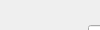
             <widget class="QWidget" name="toolBoxPage2">
              <property name="geometry">
               <rect>
                <x>0</x>
                <y>0</y>
                <width>100</width>
                <height>30</height>
               </rect>
              </property>
              <attribute name="label">
               <string>EL-60</string>
              </attribute>
              <widget class="QWidget" name="layoutWidget">
               <property name="geometry">
                <rect>
                 <x>12</x>
                 <y>2</y>
                 <width>271</width>
                 <height>67</height>
                </rect>
               </property>
               <layout class="QHBoxLayout" name="horizontalLayout_5">
                <item>
                 <layout class="QHBoxLayout" name="horizontalLayout_4">
                  <item>
                   <widget class="QLabel" name="label_57">
                    <property name="text">
                     <string>Нагрузка, Вт</string>
                    </property>
                   </widget>
                  </item>
                  <item>
                   <widget class="QSpinBox" name="modbus_curr">
                    <property name="minimumSize">
                     <size>
                      <width>50</width>
                      <height>0</height>
                     </size>
                    </property>
                    <property name="maximum">
                     <number>50</number>
                    </property>
                    <property name="singleStep">
                     <number>1</number>
                    </property>
                    <property name="value">
                     <number>15</number>
                    </property>
                   </widget>
                  </item>
                 </layout>
                </item>
                <item>
                 <layout class="QVBoxLayout" name="verticalLayout_2">
                  <item>
                   <widget class="QPushButton" name="modbus_set_curr">
                    <property name="cursor">
                     <cursorShape>PointingHandCursor</cursorShape>
                    </property>
                    <property name="styleSheet">
                     <string notr="true"/>
                    </property>
                    <property name="text">
                     <string>Текущий слот</string>
                    </property>
                   </widget>
                  </item>
                  <item>
                   <widget class="QPushButton" name="modbus_set_curr_all">
                    <property name="cursor">
                     <cursorShape>PointingHandCursor</cursorShape>
                    </property>
                    <property name="styleSheet">
                     <string notr="true"/>
                    </property>
                    <property name="text">
                     <string>Все слоты</string>
                    </property>
                   </widget>
                  </item>
                 </layout>
                </item>
               </layout>
              </widget>
              <widget class="QWidget" name="layoutWidget">
               <property name="geometry">
                <rect>
                 <x>10</x>
                 <y>80</y>
                 <width>271</width>
                 <height>31</height>
                </rect>
               </property>
               <layout class="QHBoxLayout" name="horizontalLayout_6">
                <item>
                 <widget class="QPushButton" name="modbus_poe_load_on_btn">
                  <property name="cursor">
                   <cursorShape>PointingHandCursor</cursorShape>
                  </property>
                  <property name="styleSheet">
                   <string notr="true"/>
                  </property>
                  <property name="text">
                   <string>Включить Нагрузку</string>
                  </property>
                 </widget>
                </item>
                <item>
                 <widget class="QPushButton" name="modbus_poe_load_off_btn">
                  <property name="cursor">
                   <cursorShape>PointingHandCursor</cursorShape>
                  </property>
                  <property name="styleSheet">
                   <string notr="true"/>
                  </property>
                  <property name="text">
                   <string>Выключить Нагрузку</string>
                  </property>
                 </widget>
                </item>
               </layout>
              </widget>
             </widget>
